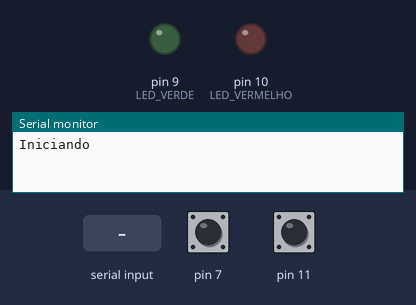
The sketch below on a simulated Arduino Uno, built with avr-gcc and run on an emulated ATmega328P. Parts: output pins drawn as LEDs (lit = HIGH), the last lines printed to the serial monitor. Inputs (shaded band) come from the test bench; at power-on: pin 7 HIGH, pin 11 HIGH.

Above: at 2.5 s.
2.6 s: "pronto" received over the second serial link
4.7 s: pin 7 pulled LOW for 0.15 s
At 5.41 s:
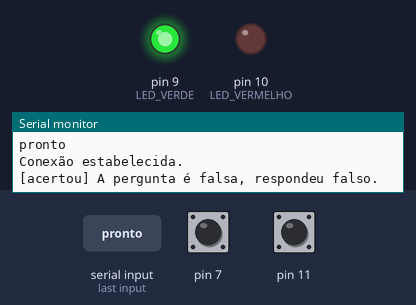
7.5 s: pin 11 pulled LOW for 0.15 s
At 8.21 s:
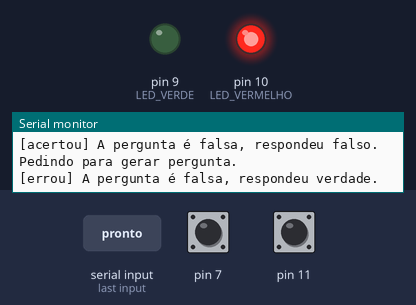
9.5 s: "desconectar" received over the second serial link
12.1 s: "verdadeiro" received over the second serial link
Timing chart, 0 to 15.1 s (numbered marks = the images above; inputs shaded):
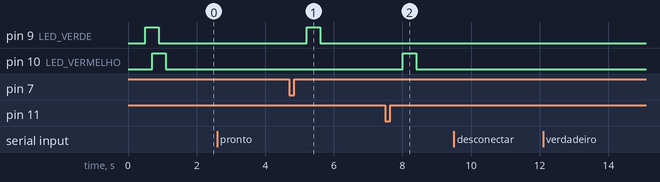

Measured:
- after the input at 4.7 s, pin 9 (LED_VERDE): LOW → HIGH after 0.51 s, → LOW 0.40 s later
- after the input at 7.5 s, pin 10 (LED_VERMELHO): LOW → HIGH after 0.51 s, → LOW 0.40 s later

The sketch:

Jogo_Final.ino
```cpp
#include <SoftwareSerial.h>
SoftwareSerial bt(2,3);

bool conectado = false; //Funcionamento interno do jogo, serve para verificarmos se tem algum dispositivo conectado para poder jogar
String readbuff; //Local da memoria onde irá salvar o dado recebido pelo Bluetooth

int BTN_MODE = LOW; //Se o botão está em modo Terra ou Vcc

int LED_VERDE = 9, LED_VERMELHO = 10; //Pinos conectados
int BTN_VDD = 11, BTN_FALSO = 7; //Pinos conectados

bool pergunta = false; //Funcionamento interno do jogo, salva a veracidade da pergunta recebida

void callback(int pin); //Indicando ao compilador que  nos certificamos que este método será construido mais em baixo.

struct button //Estrutura para verificar os botões, Já com proteção INPUT_PULLUP
{
   //Mesma logica da ultima aula
    bool state;
    bool wasPressing;

    int pin;

  	void check() //Verifica se foi pressionado
    {
      if(pressed() && !wasPressing) // INICIO DO APERTO
      {
        wasPressing = true; //SALVE QUE APERTAMOS

        state = !state; //Altera o estado
        delay(200);
        callback(pin);
      }
      else if(!pressed() && wasPressing) //PARAMOS DE APERTAR?
      {
        wasPressing = false; //SALVE QUE SOLTAMOS
      }
    }

  	bool pressed()
    {
      return (digitalRead(pin) == BTN_MODE);
    }

    button(int pin) //Construtor da estrutura
    {
      this->state = false;  //Configura valores padrão
      this->wasPressing = false;  //Configura valores padrão
      this->pin = pin;  //Configura valores definidos pela chamagem

      pinMode(pin, INPUT_PULLUP);
    };
};

button verdadeiro(BTN_VDD); //Botao verdadeiro
button falso(BTN_FALSO);  //Botao falso

void animar()  //Efeito visual de que o arduino ligou.
{
  digitalWrite(LED_VERDE, 1);
  delay(200);
  digitalWrite(LED_VERMELHO, 1);
  delay(200);
  digitalWrite(LED_VERDE, 0);
  delay(200);
  digitalWrite(LED_VERMELHO, 0);
  delay(200);
}

void setup() {
  Serial.begin(9600); //Inicia o Serial (Para debugarmos)
  bt.begin(9600); //Emula um Serial (Para seprar dados de debug do que será enviado para o Módulo Bluetooth)
  delay(500);

  Serial.println("Iniciando");

  //Configuração
  pinMode(LED_VERDE, OUTPUT);
  pinMode(LED_VERMELHO, OUTPUT);

  //Efeito visual de que o arduino ligou.
  animar();
}

//Tratar o dado recebido e processa-lo
void tratar(String dado)
{
  if(dado == "pronto" && !conectado) // se recebemos pronto mas n estamos conectados entao devemos conectar!
  {
    conectado = true;
    Serial.println("Conexão estabelecida.");
  }
  else if(dado == "desconectar" && conectado) // se recebemos um aviso q foi desconectado, entao desconectamos nossa logica para poder reconectar mais tarde sem precisar reiniciar o arduino
  {
    conectado = false;
    Serial.println("Fim de conexao via cliente.");
  }

  if(conectado) // Se estamos conectados as mensagens recebeidas serão parte do jogo
  {
    //Salva a veracidade da pergunta recebida.
    if(dado == "verdadeiro")
    {
      pergunta = true;
    }
    else if(dado == "falso")
    {
      pergunta = false;
    }
  }
}

//Receber dados do Bluetooth
void receber()
{
  while(bt.available() >0 ) //Prepara para tentar ler
  {
    delay(100); //Dar tempo para processar todos os dados
    char c = bt.read();
    readbuff+=c;
  }

  if (readbuff.length() >0) { //Tenta ler
    Serial.println("[DADO RECEBIDO]");
    Serial.println(readbuff); //Mostra o recebido
    readbuff.toLowerCase();
    tratar(readbuff);
    readbuff = ""; //limpa o texto para poder receber das proximas vezes sem interferencias
  }
}

void loop()
{
  receber(); //receber as mensagens

  if(conectado)
  {
    //Verifica se os botoes foram apertados.
    verdadeiro.check();
    falso.check();
  }
}

void callback(int pin)
{
  if(pin == BTN_VDD) //Callback para o botão verdadeiro
  {
    if(pergunta) //Se a pergunta é verdadeira e apertamos verdadeiro
    {
      Serial.println("[acertou] A pergunta é verdadeira, respondeu verdade.");
      bt.println("acertou");
      delay(300);
      digitalWrite(LED_VERDE, HIGH);
      delay(400);
      digitalWrite(LED_VERDE, LOW);
      Serial.println("Pedindo para gerar pergunta.");
      delay(400);
      bt.println("gerarpergunta");
      delay(400);
    }
    else //Se a pergunta é falsa e apertamos verdadeiro
    {
      Serial.println("[errou] A pergunta é falsa, respondeu verdade.");
      bt.println("errou");
      delay(300);
      digitalWrite(LED_VERMELHO, HIGH);
      delay(400);
      digitalWrite(LED_VERMELHO, LOW);
      bt.println("gerarpergunta");
      delay(400);
      Serial.println("Pedindo para gerar pergunta.");
      delay(400);
    }
  }
  if(pin == BTN_FALSO)  //Callback para o botão falso
  {
    if(!pergunta) //Se a pergunta é falsa e apertamos falso
    {
      Serial.println("[acertou] A pergunta é falsa, respondeu falso.");
      bt.println("acertou");
      delay(300);
      digitalWrite(LED_VERDE, HIGH);
      delay(400);
      digitalWrite(LED_VERDE, LOW);
      bt.println("gerarpergunta");
      delay(400);
      Serial.println("Pedindo para gerar pergunta.");
      delay(400);
    }
    else //Se a pergunta é verdadeira e apertamos falso
    {
      Serial.println("[errou] A pergunta é verdadeira, respondeu falso.");
      bt.println("errou");
      delay(300);
      digitalWrite(LED_VERMELHO, HIGH);
      delay(400);
      digitalWrite(LED_VERMELHO, LOW);
      bt.println("gerarpergunta");
      delay(400);
      Serial.println("Pedindo para gerar pergunta.");
      delay(400);
    }
  }
}
```
